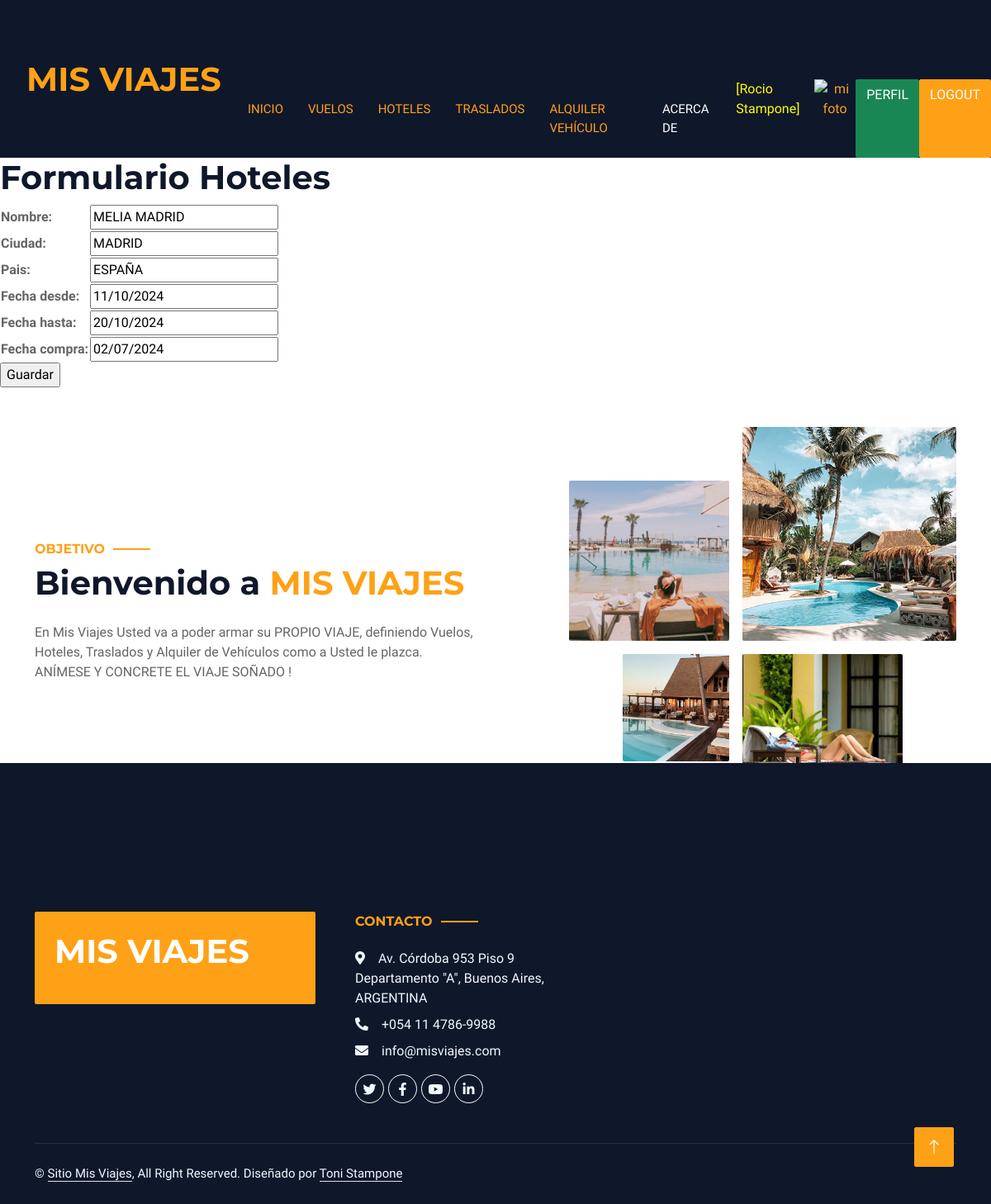
Screenshot of /hotelUpdate/2/ (signed in) with the database file from the repository.
### misrubros/models.py (models this page shows, shortened)
class Hotel(models.Model):
    nombre        = models.CharField(max_length=50)
    ciudad        = models.CharField(max_length=50)
    pais          = models.CharField(max_length=50)
    fecha_desde   = models.DateField()
    fecha_hasta   = models.DateField()
    fecha_compra  =models.DateField()
    class Meta:
        verbose_name = "Hotel"
        verbose_name_plural = "Hoteles"
        ordering = ["nombre"]

### misrubros/views.py (the view)
# urls.py: path('hotelUpdate/<id_hotel>/', hotelUpdate, name="hotelUpdate"),
@login_required
def hotelUpdate(request, id_hotel):
    hotel = Hotel.objects.get(id=id_hotel)
    if request.method == "POST":
        miForm = HotelForm(request.POST)
        if miForm.is_valid():
            hotel.nombre         = miForm.cleaned_data.get("nombre")
            hotel.ciudad         = miForm.cleaned_data.get("ciudad")
            hotel.pais           = miForm.cleaned_data.get("pais")
            hotel.fecha_desde    = miForm.cleaned_data.get("fecha_desde")
            hotel.fecha_hasta    = miForm.cleaned_data.get("fecha_hasta")
            hotel.fecha_compra   = miForm.cleaned_data.get("fecha_compra")
            hotel.save()
            contexto = {"hoteles": Hotel.objects.all() }
            return render(request, "misrubros/hoteles.html", contexto)
    else:
        miForm = HotelForm(initial={"nombre": hotel.nombre, "ciudad": hotel.ciudad, "pais": hotel.pais,
                           "fecha_desde": hotel.fecha_desde, "fecha_hasta": hotel.fecha_hasta,
                           "fecha_compra": hotel.fecha_compra})
    return render(request, "misrubros/hotelForm.html", {"form": miForm})

### misrubros/forms.py
class HotelForm(forms.Form):
    nombre        = forms.CharField(max_length=50, required=True)
    ciudad        = forms.CharField(max_length=50, required=True)
    pais          = forms.CharField(max_length=50, required=True)
    fecha_desde   = forms.DateField(required=True)
    fecha_hasta   = forms.DateField(required=True)
    fecha_compra  = forms.DateField(required=True)

### misrubros/templates/misrubros/hotelForm.html (shortened to what this page needs)
{% extends "misrubros/index.html" %}
{% block titulo %}
<h1 class="mb-5">Hoteles</h1>
{% endblock titulo %}
{% block contenido %}
<h1> Formulario Hoteles</h1>
<form action="" method="post">
    <table>
        {{ form.as_table }}
    </table>
    <input type="submit" value="Guardar">
</form>
{% endblock contenido %}

### misrubros/templates/misrubros/index.html (shortened to what this page needs)
<!DOCTYPE html>
<html lang="en">
<head>
    {% load static %}
    <link href="https://cdnjs.cloudflare.com/ajax/libs/font-awesome/5.10.0/css/all.min.css" rel="stylesheet">
    <link href="https://cdn.jsdelivr.net/npm/bootstrap-icons@1.4.1/font/bootstrap-icons.css" rel="stylesheet">
    <link href="{% static 'lib/animate/animate.min.css' %}" rel="stylesheet">
    <link href="{% static 'lib/owlcarousel/assets/owl.carousel.min.css' %}" rel="stylesheet">
    <link href="{% static 'lib/tempusdominus/css/tempusdominus-bootstrap-4.min.css' %}" rel="stylesheet" />
    <link href="{% static 'css/bootstrap.min.css' %}" rel="stylesheet">
    <link href="{% static 'css/style.css' %}" rel="stylesheet">
</head>
<body>
    <div class="container-xxl bg-white p-0">
        <div class="container-fluid bg-dark px-0">
            <div class="row gx-0">
                <div class="col-lg-3 bg-dark d-none d-lg-block">
                    <a href="index.html" class="navbar-brand w-100 h-100 m-0 p-0 d-flex align-items-center justify-content-center">
                        <h1 class="m-0 text-primary text-uppercase">Mis Viajes</h1>
                    </a>
                </div>
                <div class="col-lg-9">
                    <header id = "masthead">
                        <div class = "container">
                        {% block titulo %}
                        {% endblock titulo %}
                    <nav class="navbar navbar-expand-lg bg-dark navbar-dark p-3 p-lg-0">
                        <div class="collapse navbar-collapse justify-content-between" id="navbarCollapse">
                            <div class="navbar-nav mr-auto py-0">
                                <a href="{% url 'comenzar' %}" class="nav-item nav-link active">Inicio</a>
                        {% if user.is_authenticated %}
                                <a href="{% url 'vuelos' %}" class="nav-item nav-link active">Vuelos</a>
                                <a href="{% url 'hoteles' %}" class="nav-item nav-link active">Hoteles</a>
                                <a href="{% url 'traslados' %}" class="nav-item nav-link active">Traslados</a>
                                <a href="{% url 'alquilerautos' %}" class="nav-item nav-link active">Alquiler Vehículo</a>
                                <a href="{% url 'acerca' %}" class="nav-item nav-link">Acerca de</a>
                                <p style="color:yellow"> [{{user.first_name}} {{user.last_name}}]</p>
                                <div class="text-center">
                                    <a href="{% url 'agregar_avatar' %}"><img src="{{ request.session.avatar }}" height="40px" weight="40px" alt="mi foto"></a>
                                </div>
                                <a class="btn btn-success" href="{% url 'perfil' %}">Perfil</a>
                                <a class="btn btn-primary" href="{% url 'logout' %}">Logout</a>
                        {% else %}
                                <a class="btn btn-primary" href="{% url 'login' %}">Login</a>
                                <a class="btn btn-success" href="{% url 'registro' %}">Registrate</a>
                        {% endif %}
                            </div>
                        </div>
                    </nav>
                    </header>
                </div>
            </div>
        </div>
        {% block contenido %}
        {% endblock contenido %}
        <div class="container-xxl py-5">
            <div class="container">
                <div class="row g-5 align-items-center">
                    <div class="col-lg-6">
                        <h6 class="section-title text-start text-primary text-uppercase">Objetivo</h6>
                        <h1 class="mb-4">Bienvenido a <span class="text-primary text-uppercase">Mis Viajes</span></h1>
                        <p class="mb-4">En Mis Viajes Usted va a poder armar su PROPIO VIAJE, definiendo Vuelos, Hoteles, Traslados y Alquiler de Vehículos como a Usted le plazca. ANÍMESE Y CONCRETE EL VIAJE SOÑADO !</p>
                    </div>
                    <div class="col-lg-6">
                        <div class="row g-3">
                            <div class="col-6 text-end">
                                <img class="img-fluid rounded w-75 wow zoomIn" data-wow-delay="0.1s" src="{% static 'img/about-1.jpg' %}" style="margin-top: 25%;">
                            </div>
                            <div class="col-6 text-start">
                                <img class="img-fluid rounded w-100 wow zoomIn" data-wow-delay="0.3s" src="{% static 'img/about-2.jpg' %}">
                            </div>
                            <div class="col-6 text-end">
                                <img class="img-fluid rounded w-50 wow zoomIn" data-wow-delay="0.5s" src="{% static 'img/about-3.jpg' %}">
                            </div>
                            <div class="col-6 text-start">
                                <img class="img-fluid rounded w-75 wow zoomIn" data-wow-delay="0.7s" src="{% static 'img/about-4.jpg' %}">
                            </div>
                        </div>
                    </div>
                </div>
            </div>
        </div>
        <div class="container-fluid bg-dark text-light footer wow fadeIn" data-wow-delay="0.1s">
            <div class="container pb-5">
                <div class="row g-5">
                    <div class="col-md-6 col-lg-4">
                        <div class="bg-primary rounded p-4">
                            <a href="index.html"><h1 class="text-white text-uppercase mb-3">Mis Viajes</h1></a>
                        </div>
                    </div>
                    <div class="col-md-6 col-lg-3">
                        <h6 class="section-title text-start text-primary text-uppercase mb-4">Contacto</h6>
                        <p class="mb-2"><i class="fa fa-map-marker-alt me-3"></i>Av. Córdoba 953 Piso 9 Departamento "A", Buenos Aires, ARGENTINA</p>
                        <p class="mb-2"><i class="fa fa-phone-alt me-3"></i>+054 11 4786-9988</p>
                        <p class="mb-2"><i class="fa fa-envelope me-3"></i>info@misviajes.com</p>
                        <div class="d-flex pt-2">
                            <a class="btn btn-outline-light btn-social" href=""><i class="fab fa-twitter"></i></a>
                            <a class="btn btn-outline-light btn-social" href=""><i class="fab fa-facebook-f"></i></a>
                            <a class="btn btn-outline-light btn-social" href=""><i class="fab fa-youtube"></i></a>
                            <a class="btn btn-outline-light btn-social" href=""><i class="fab fa-linkedin-in"></i></a>
                        </div>
                    </div>
                </div>
            </div>
            <div class="container">
                <div class="copyright">
                    <div class="row">
                        <div class="col-md-6 text-center text-md-start mb-3 mb-md-0">
                            &copy; <a class="border-bottom" href="#">Sitio Mis Viajes</a>, All Right Reserved.
							Diseñado por <a class="border-bottom" href="https://htmlcodex.com">Toni Stampone</a>
                        </div>
                    </div>
                </div>
            </div>
        </div>
        <a href="#" class="btn btn-lg btn-primary btn-lg-square back-to-top"><i class="bi bi-arrow-up"></i></a>
    </div>
</body>
</html>

### misrubros/static/css/style.css (style rules this page uses)
:root { --primary: #FEA116; --light: #F1F8FF; --dark: #0F172B; }
.back-to-top { position: fixed; display: none; right: 45px; bottom: 45px; z-index: 99; }
.btn { font-weight: 500; text-transform: uppercase; transition: .5s; }
.btn.btn-primary, .btn.btn-secondary { color: #FFFFFF; }
.btn-lg-square { width: 48px; height: 48px; }
.btn-square, .btn-sm-square, .btn-lg-square { padding: 0; display: flex; align-items: center; justify-content: center; font-weight: normal; border-radius: 2px; }
.navbar-dark .navbar-nav .nav-link { margin-right: 30px; padding: 25px 0; color: #FFFFFF; font-size: 15px; text-transform: uppercase; outline: none; }
.navbar-dark .navbar-nav .nav-link:hover, .navbar-dark .navbar-nav .nav-link.active { color: var(--primary); }
.section-title { position: relative; display: inline-block; }
.section-title::before { position: absolute; content: ""; width: 45px; height: 2px; top: 50%; left: -55px; margin-top: -1px; background: var(--primary); }
.section-title::after { position: absolute; content: ""; width: 45px; height: 2px; top: 50%; right: -55px; margin-top: -1px; background: var(--primary); }
.section-title.text-start::before, .section-title.text-end::after { display: none; }
.footer { position: relative; margin-top: -110px; padding-top: 180px; }
.footer .btn.btn-social { margin-right: 5px; width: 35px; height: 35px; display: flex; align-items: center; justify-content: center; color: var(--light); border: 1px solid #FFFFFF; border-radius: 35px; transition: .3s; }
.footer .copyright { padding: 25px 0; font-size: 15px; border-top: 1px solid rgba(256, 256, 256, .1); }
.footer .copyright a { color: var(--light); }

### rows the page displays
Hotel: nombre "MELIA MADRID", ciudad "MADRID", pais "ESPAÑA", fecha_desde "11/10/2024", fecha_hasta "20/10/2024", fecha_compra "02/07/2024"

### other values shown
{{ user.first_name }} "Rocio"
{{ user.last_name }} "Stampone"
